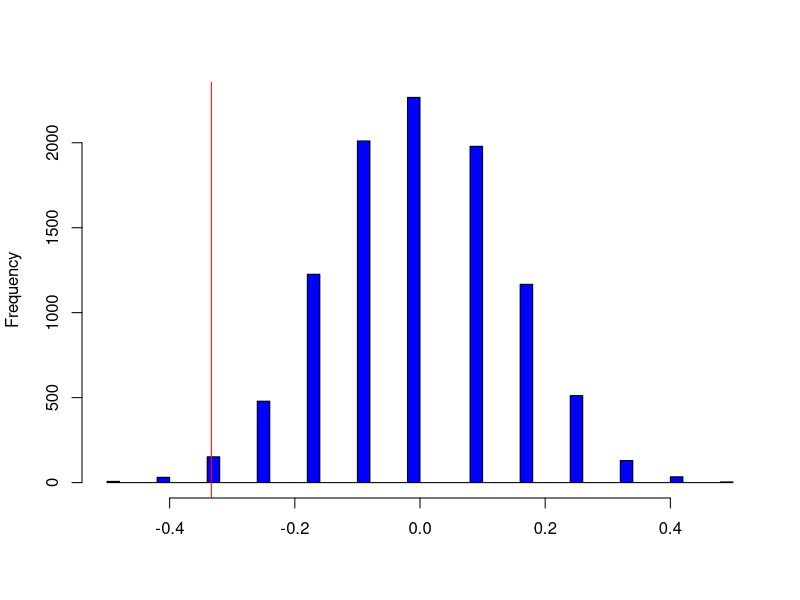

Write the R code that produced this figure. (Note: this script raises an error after producing the figure.)
## ---- chunk 1
Outcome <- c(rep("relapse", 10), rep("no relapse", 14), rep("relapse", 18), rep("no relapse", 6))
Drug <- c(rep("Desipramine", 24), rep("Lithium", 24))
Cocaine <- data.frame(Outcome, Drug)
head(Cocaine)
ANS <- with(data = Cocaine,
            tapply(Outcome == "relapse", Drug, mean)
            )
ANS
obsDiffProp <- ANS[1] - ANS[2]
names(obsDiffProp) <- NULL
obsDiffProp
## ---- chunk 2
Outcome2 <- c(rep(1, 10), rep(0, 14), rep(1, 18), rep(0, 6))
Drug2 <- c(rep("Desipramine", 24), rep("Lithium", 24))
Cocaine2 <- data.frame(Outcome2, Drug2)
head(Cocaine2)
ANS2 <- with(data = Cocaine2,
     tapply(Outcome2, Drug2, mean)
            )
ANS2
obsDiffProp2 <- ANS2[1] - ANS2[2]
names(obsDiffProp2) <- NULL
obsDiffProp2
## ---- chunk 3
N <- 10^4 -1
DiffProp <- numeric(N)
set.seed(4)
for (i in 1:N) {
# sample of size 24 # from the total 48 addicts
index <- sample(48, size = 24, replace = FALSE)
DiffProp[i] <- mean(Cocaine2$Outcome2[index]) - mean(Cocaine2$Outcome2[-index])
}
hist(DiffProp, col = "blue", breaks = "Scott", xlab = "", main = "")
abline(v = obsDiffProp2, col = "red")
pvalue1 <- (sum(DiffProp <= obsDiffProp2) + 1)/(N + 1)
pvalue1
# ggplot2 approach
DF <- data.frame(x = DiffProp)
p <- ggplot(data = DF) + 
  geom_density(aes(x = x, y = ..density..), fill = 'pink', alpha = 0.4) +
  theme_bw()
p
x.dens <- density(DiffProp)
df.dens <- data.frame(x = x.dens$x, y = x.dens$y)
p + geom_area(data = subset(df.dens, x <= obsDiffProp & x >= min(DF$x)), aes(x = x, y = y), fill = 'blue', alpha = 0.4) + 
  labs(x = expression(hat(p)[Desipramine] - hat(p)[Lithium]), y = '', title = "Randomization Distribution")
## ---- chunk 4
N <- 10^4 -1
DiffProp <- numeric(N)
set.seed(4)
for (i in 1:N) {
# sample of size 24 # from the total 48 addicts
index <- sample(48, size = 24, replace = FALSE)
DiffProp[i] <- mean(Cocaine$Outcome[index]=="relapse") - mean(Cocaine$Outcome[-index]=="relapse")
}
hist(DiffProp, col = "blue", breaks = "Scott", xlab = "", main = "")
abline(v = obsDiffProp, col = "red")
pvalue <- (sum(DiffProp <= obsDiffProp) + 1)/(N + 1)
pvalue
# ggplot2 approach
DF <- data.frame(x = DiffProp)
p <- ggplot(data = DF) + 
  geom_density(aes(x = x, y = ..density..), fill = 'pink', alpha = 0.4) + 
  theme_bw()
p
x.dens <- density(DiffProp)
df.dens <- data.frame(x = x.dens$x, y = x.dens$y)
p + geom_area(data = subset(df.dens, x <= obsDiffProp & x >= min(DF$x)), aes(x = x, y = y), fill = 'blue', alpha = 0.4) + 
  labs(x = expression(hat(p)[Desipramine] - hat(p)[Lithium]), y = '', title = "Randomization Distribution")
